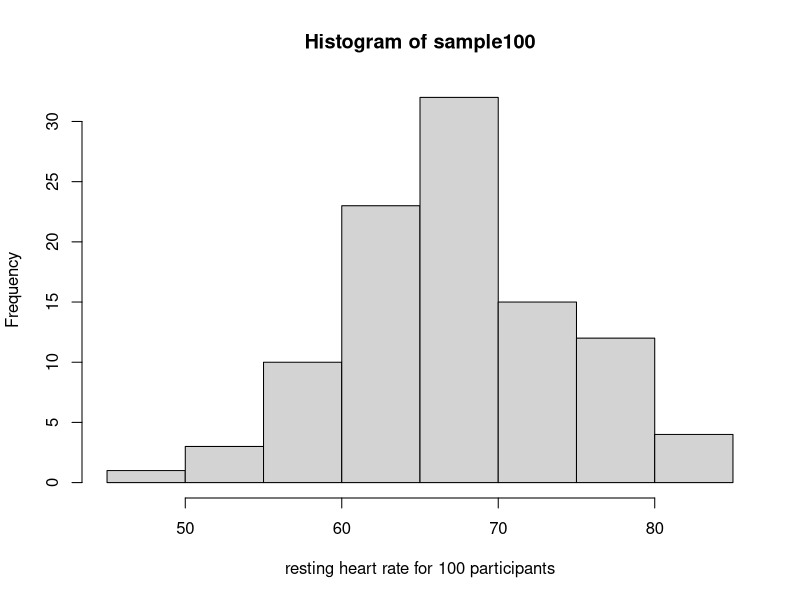
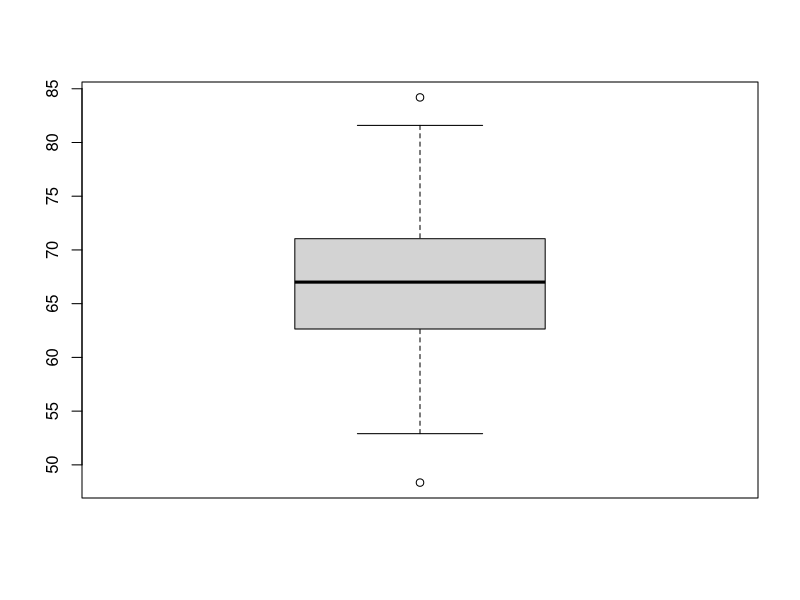
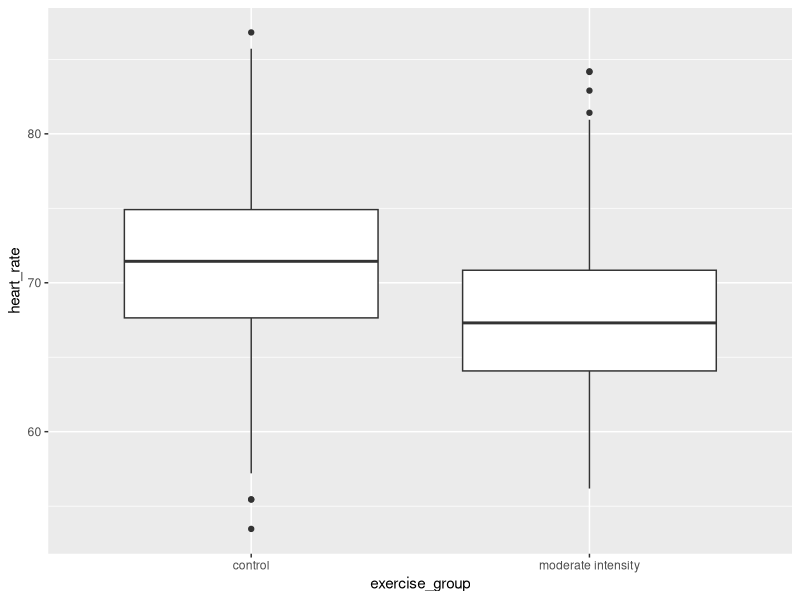
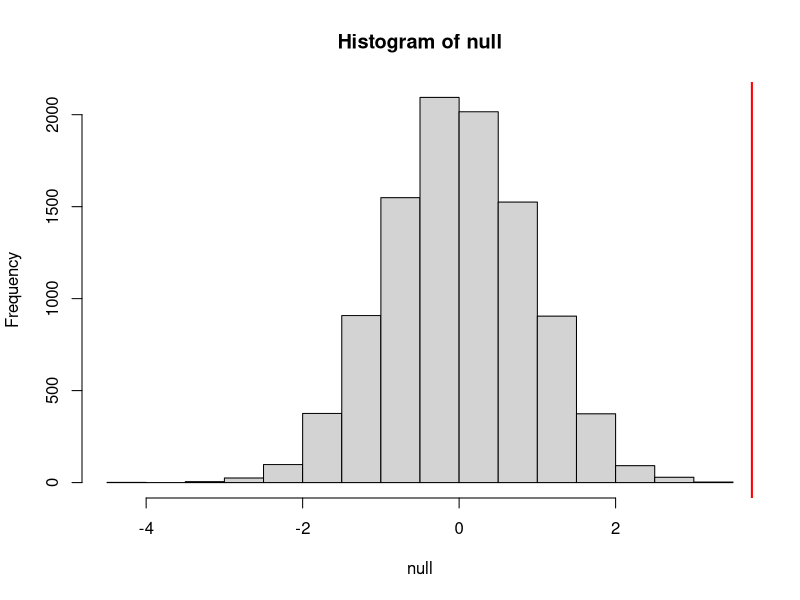
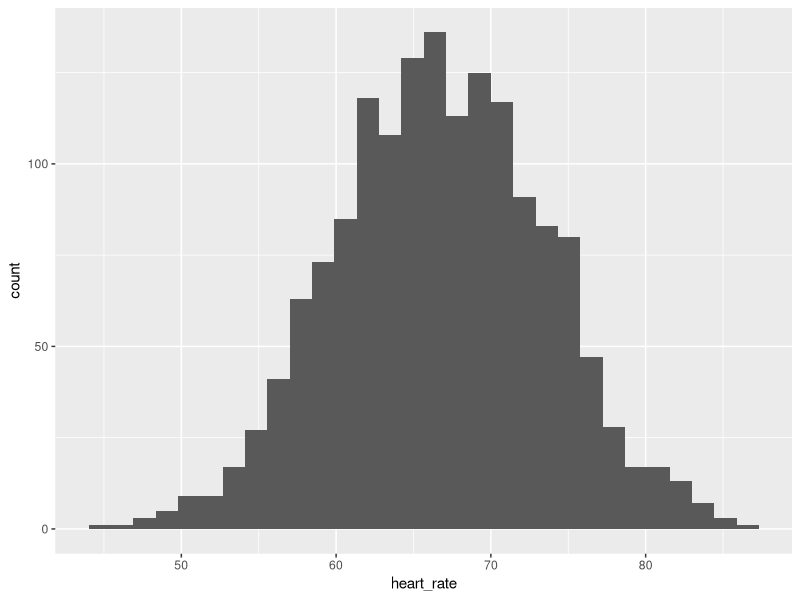
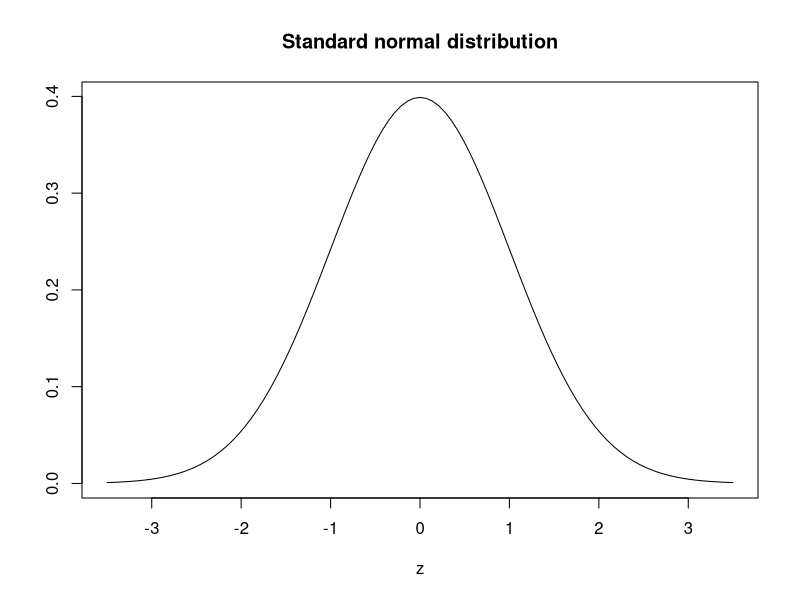
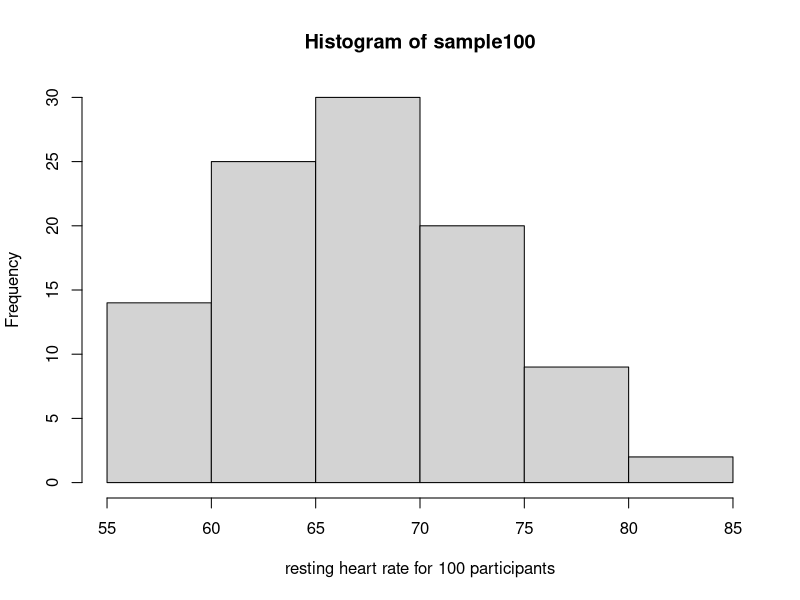
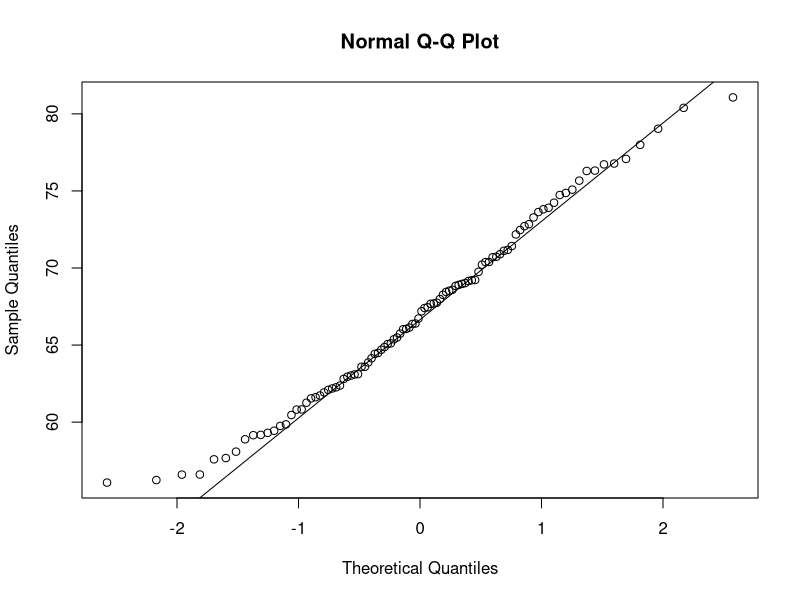

Write R code to recreate these figures, in order.
## ---- chunk 1
library(tidyverse)
## ---- chunk 2
# load the tidyverse library to write more easily interpreted code
library(tidyverse)

# read in the simulated heart rate data
heart_rate <- read_csv("data/simulated_heart_rates.csv")

# take a random sample of 100 and create a histogram
# first set the seed for the random number generator
set.seed(42)
sample100 <- sample(heart_rate$heart_rate, 100)
hist(sample100, xlab = "resting heart rate for 100 participants")
## ---- chunk 3
boxplot(sample100)
## ---- chunk 4
heart_rate %>% 
  filter(exercise_group %in% c("moderate intensity", "control")) %>%
  ggplot(aes(exercise_group, heart_rate)) + 
  geom_boxplot()
## ---- chunk 5
# calculate the means of the two groups
# unlist() converts a tibble (special tidyverse table) to a vector
moderateHR <- heart_rate %>% 
            filter(exercise_group == "moderate intensity") %>% 
            select(heart_rate) %>% 
            unlist() 
controlHR <- heart_rate %>% 
                filter(exercise_group == "control") %>% 
                select(heart_rate) %>% 
                unlist() 
meanDiff <- mean(controlHR) - mean(moderateHR)
meanDiff
## ---- chunk 6
# calculate the sample mean of 100 people in each group
moderate100 <- mean(sample(moderateHR, size = 100))
control100 <- mean(sample(controlHR, size = 100))
control100 - moderate100 
## ---- chunk 7
# calculate the sample mean of 100 people in each group
moderate100 <- mean(sample(moderateHR, size = 100))
control100 <- mean(sample(controlHR, size = 100))
control100 - moderate100
## ---- chunk 8
# read in the heart rates of the entire population of all elderly people
population <- heart_rate

# sample 100 of them and calculate the mean three times
mean(sample(population$heart_rate, size = 100))
mean(sample(population$heart_rate, size = 100))
mean(sample(population$heart_rate, size = 100))
## ---- chunk 9
## 100 controls
control <- sample(population$heart_rate, size = 100)

## another 100 controls that we pretend are on a high-intensity regimen
treatment <- sample(population$heart_rate, size = 100)
mean(control) - mean(treatment)
## ---- chunk 10
treatment <- replicate(n = 10000, mean(sample(population$heart_rate, 100)))
control <- replicate(n = 10000, mean(sample(population$heart_rate, 100)))
null <- control - treatment
hist(null)
abline(v=meanDiff, col="red", lwd=2)
## ---- chunk 11
mean(null >= meanDiff)
## ---- chunk 12
population %>% ggplot(mapping = aes(heart_rate)) + geom_histogram()
## ---- chunk 13
plot(function(x) dnorm(x), -3.5, 3.5, main = "Standard normal distribution",
     xlab = "z", ylab = "")
## ---- chunk 14
1 - pnorm(meanDiff, mean=mean(null), sd=sd(null))
## ---- chunk 15
sample100 <- sample(heart_rate$heart_rate, 100)
hist(sample100, xlab = "resting heart rate for 100 participants")
## ---- chunk 16
qqnorm(sample100)
qqline(sample100)
## ---- chunk 17
# Extract two exercise groups from the data
# Compare the means of the two groups

control_group <- population %>%
  filter(exercise_group == "control") 
moderate_group <- population %>%
  filter(exercise_group == "moderate intensity") 
t.test(x = control_group$heart_rate,
       y = moderate_group$heart_rate)
## ---- chunk 18
# save the t-test result and access the p-value alone
result <- t.test(x = control_group$heart_rate,
                 y = moderate_group$heart_rate)
result$p.value
## ---- chunk 19
# access the confidence interval
result$conf.int
## ---- chunk 20
Q <- qnorm(1- 0.05/2)
N <- 30
B <- 200
plot(mean(population$heart_rate) + c(-7,7), c(1,1), type="n", 
     xlab="heart rate", ylab="confidence interval", ylim=c(1,B))
abline(v=mean(population$heart_rate), col = "darkgray", lty = 3, lwd = 5)
for (i in 1:B) {
  hr <- sample(population$heart_rate, N)
  se <- sd(hr)/sqrt(N)
  interval <- c(mean(hr) - Q * se, mean(hr) + Q * se)
  covered <- mean(population$heart_rate) <= interval[2] & 
    mean(population$heart_rate) >= interval[1]
  color <- ifelse(covered, "lightblue", "red")
  lines(interval, c(i, i), col=color)
  }
## ---- chunk 21
ggplot(data.frame(x = c(0, 10)), aes(x = x)) +
  stat_function(fun = dnorm, args = list(3, 1), color = "#7570b3", lwd=1) +
  stat_function(fun = dnorm, args = list(5, 1), color = "#d95f02", lwd=1) +
  theme(axis.title.x=element_blank(), axis.title.y=element_blank()) + 
  annotate('text', x = 1.5, y = 0.3, label= "mean = 3\nsd = 1", color = "#7570b3") + 
  annotate('text', x = 6.5, y = 0.3, label= "mean = 5\nsd = 1", color = "#d95f02")
## ---- chunk 22
ggplot(data.frame(x = c(0, 10)), aes(x = x)) +
  stat_function(fun = dnorm, args = list(3, 2), color = "#7570b3", lwd=1) +
  stat_function(fun = dnorm, args = list(5, 1), color = "#d95f02", lwd=1) +
  theme(axis.title.x=element_blank(), axis.title.y=element_blank()) + 
  annotate('text', x = 1.5, y = 0.2, label= "mean = 3\nsd = 2", color = "#7570b3") + 
  annotate('text', x = 6.5, y = 0.3, label= "mean = 5\nsd = 1", color = "#d95f02")
## ---- chunk 23
heart_rate %>% 
  group_by(exercise_group) %>%
  summarise(across(heart_rate,
                   list(variance=var, standard_deviation = sd))) 
## ---- chunk 24
var.test(heart_rate$exercise_group == "control",
         heart_rate$exercise_group == "moderate intensity")
## ---- chunk 25
set.seed(1)
n_sims <- 1000 # we want 1000 simulations
p_vals <- c()  # create a vector to hold the p-values

for(i in 1:n_sims){
  group1 <- rnorm(n=30, mean=1, sd=2) # simulate group 1
  group2 <- rnorm(n=30, mean=0, sd=2) # simulate group 2
  
  # run t-test and extract the p-value
  p_vals[i] <- t.test(group1, group2, var.equal = TRUE)$p.value 
}

# check power (i.e. proportion of p-values that are smaller 
# than alpha-level of .05)
mean(p_vals < .05) 
## ---- chunk 26
# sample size = 783 per group
# delta = the observed effect size, meanDiff
# sd = standard deviation 
# significance level (Type 1 error probability or 
#                     false positive rate) = 0.05
# type = two-sample t-test
# What is the power of this experiment to detect 
#                     an effect of size meanDiff?
power.t.test(n = 783, delta = meanDiff, sd = sd(heart_rate$heart_rate), 
             sig.level = 0.05, type = "two.sample")
## ---- chunk 27
# delta = the observed effect size, meanDiff
# sd = standard deviation
# significance level (Type 1 error probability or false positive rate) = 0.05
# type = two-sample t-test
# What is the minimum sample size we would need at 80% power?
power.t.test(delta = meanDiff, sd = sd(heart_rate$heart_rate), 
             sig.level = 0.05, type = "two.sample", power = 0.8)
## ---- chunk 28
# n = (16/delta squared), where delta is the standardized effect size
# delta = effect size standardized as Cohen's d
#     (difference in means)/(standard deviation)  
standardizedEffectSize <- meanDiff/sd(heart_rate$heart_rate)
n <- 16/standardizedEffectSize^2
n
## ---- chunk 29
# difference in means = (4 * sd)/(square root of n)
# n = 100, the number that I can afford
SD <- sd(heart_rate$heart_rate)
detectableDifferenceInMeans <- (4 * SD)/sqrt(100)
detectableDifferenceInMeans
## ---- chunk 30
power.curve <- function(n){
  
cd <- seq(.01, 2, .1)  #Vector of effect sizes
samp.out <- NULL

for(i in 1:length(cd)) {
  power <-  power.t.test(n=n, delta=cd[i], 
                         sig.level=.05, type="two.sample")$power
  power <-  data.frame(effect.size=cd[i], power=power)
  samp.out <- rbind(samp.out, power)
  }

ggplot(samp.out, aes(effect.size, power)) +
  geom_line() + 
  geom_point() +
  theme_minimal() +
  geom_hline(yintercept = .8, lty=2, color='blue') +
  labs(title=paste0("t-test Power Curve for n=", n),
       x="Cohen's d",
       y="Power")
}
power.curve(5)
power.curve(50)
power.curve(500)
## ---- chunk 31
library(broom)

# start with a vector of effect size values to plot
seq(.01, 2, .49) %>% 
  # reverse the vector so the legend labels 
  # and the curves are in the same vertical order 
  rev() %>% 
  # map will help us perform power calculations for every
  # value in the vector of effect sizes
  map(
    # the purrr function will first do the power calculations, 
    # then turn it into a data frame,
    # then make a column that records the effect size 
    ~ power.t.test(
      # small steps in n values make a smooth plot
      n = seq(2, 100, .05), 
      # .x is each value in the effect size vector
      delta = .x) %>% 
      # turn the power.htest object into a dataframe (tibble)
      tidy() %>% 
      # keep track of the effect size 
      # for this set of calculations
      mutate(effect_size=as.factor(.x)) 
  ) %>%
  # map will return a list of data frames of the power
  # calculations so we need to turn it into a single dataframe
  bind_rows() %>% 
  # now we have data we can plot as usual!
  ggplot(aes(n, power, color=effect_size)) +
  # we used a lot of points so this geom_line will look smooth
  geom_line() +
  labs(y="Power",
       x = "Sample size",
       color = "Effect Size (Cohen's d)") +
  theme_bw()
